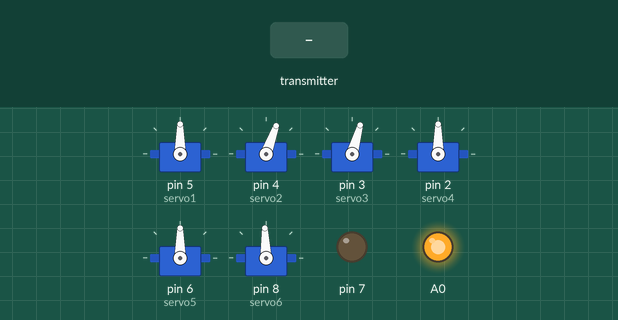
Recording of a sketch running on a simulated Arduino Uno, built for the host (arithmetic inside an expression is 32-bit, double 64-bit). On the bench: 6 × servo, output pins drawn as LEDs (lit = HIGH). The inputs (shaded band) are chosen by the test bench. No radio packets arrive unless stated; what the sketch prints to the serial monitor is not drawn.

Above: at 1.2 s.
1.3 s: the transmitter starts sending Lx = 0
At 4.1 s:
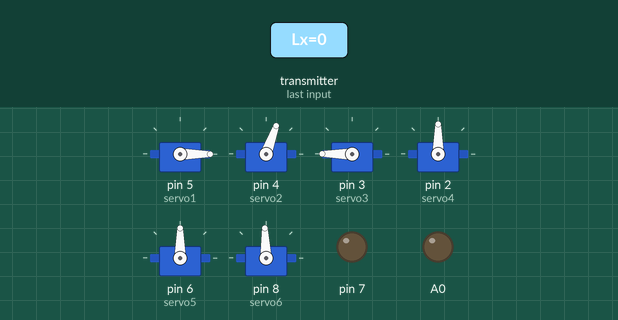
4.3 s: the transmitter starts sending Ly = 0
At 7.1 s:
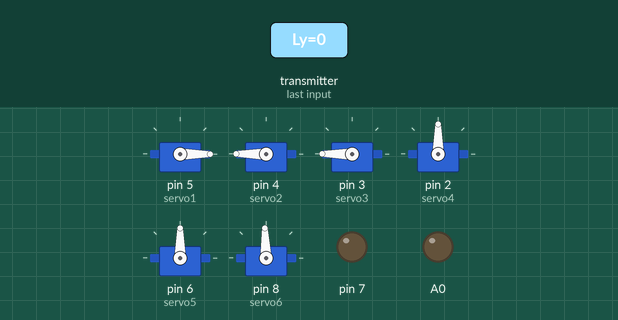
7.3 s: the transmitter starts sending Rx = 0
At 10.0 s:
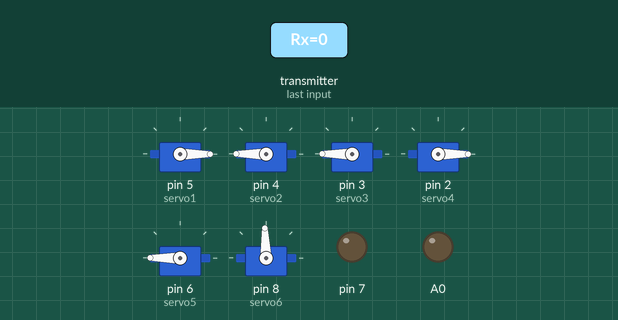
Timing chart, 0 to 11.5 s (numbered marks = the images above; inputs shaded):
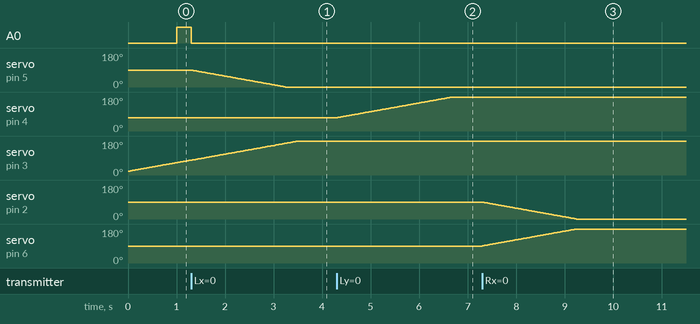

The sketch:

arduino_nano_3.0.ino
```cpp
#include <SPI.h>
#include <nRF24L01.h>
#include <RF24.h>
#include <Servo.h>

Servo servo1;
Servo servo2;
Servo servo3;
Servo servo4;
Servo servo5;
Servo servo6;
int sdelayt=20,delayt=8,mspeed=30000,sswitch=0,ledb=30000,
    switchdff,switchdff2,sswitch2=0
    ,switchdff3,sswitch3=0;//65535max
int pos1=90,pos2=70,pos3=20,pos4=90,pos5=90;
unsigned long time1,time2,time3,time4,time5;
RF24 radio(9, 10);   // nRF24L01 (CE, CSN)PB13,PB12 PB0, PA4
const byte address[6] = "00001";
unsigned long lastReceiveTime = 0;
unsigned long currentTime = 0;
unsigned long addtime;
unsigned long switchtime;
// Max size of this struct is 32 bytes - NRF24L01 buffer limit
struct Data_Package {
  short Lx;
  short Ly;
  short Rx;
  short Ry;
  byte b0;//l1
  byte b1;
  byte b2;
  byte b3;
  byte b4;
  byte b5;
  byte b6;//start
  byte b7;//analog
  byte b8;//select
  byte bA1;//R0
};
Data_Package data; //Create a variable with the above structure
void setup() {
  servo1.attach(5);
  servo2.attach(4);
  servo3.attach(3);
  servo4.attach(2);
  servo5.attach(6);
  servo6.attach(8);

  Serial.begin(115200);
  radio.begin();
  radio.openReadingPipe(0, address);
  radio.setAutoAck(false);
  radio.setDataRate(RF24_250KBPS);
  radio.setPALevel(RF24_PA_LOW);
  radio.startListening(); //  Set the module as receiver
  resetData();

  pinMode(7, OUTPUT);
  pinMode(A0, OUTPUT);

}
void loop() {
  // Check whether there is data to be received
  if (radio.available()) {
    radio.read(&data, sizeof(Data_Package)); // Read the whole data and store it into the 'data' structure
    lastReceiveTime = millis(); // At this moment we have received the data
  }
  // Check whether we keep receving data, or we have a connection between the two modules
  currentTime = millis();

  if ( currentTime - lastReceiveTime > 1000 ) { // If current time is more then 1 second since we have recived the last data, that means we have lost connection
    resetData(); // If connection is lost, reset the data. It prevents unwanted behavior, for example if a drone has a throttle up and we lose connection, it can keep flying unless we reset the values
  Serial.println("COnnection Lost");
  digitalWrite(A0,HIGH);

  }
  else digitalWrite(A0,LOW);


  /*
  // Print the data in the Serial Monitor
  Serial.print("Rx: ");
  Serial.print(data.Rx);
  Serial.print("; Ly: ");
  Serial.print(data.Ry);
  Serial.print("Lx: ");
  Serial.print(data.Lx);
  Serial.print("; Ly: ");
  Serial.print(data.Ly);
  Serial.print("; button3: ");
  Serial.print(data.b3);
    Serial.print("; button5: ");
  Serial.print(data.b5);
 Serial.print("; button8: ");
  Serial.print(data.b8);
 Serial.print("; buttonA1: ");
  Serial.print(data.bA1);
  Serial.print("; b2: ");
  Serial.println(data.b2);
*/
if(data.b0==1)switchdff=1;
if(switchdff==1&&data.b0==0){
  if(sswitch==1)sswitch=0;
  else sswitch=1;
  switchdff=0;
}


if(data.b8==1)switchdff2=1;
if(switchdff2==1&&data.b8==0){
  if(sswitch2==1)sswitch2=0;
  else sswitch2=1;
  switchdff2=0;
}
if(sswitch2==0)digitalWrite(7,LOW);
else digitalWrite(7,HIGH);

if(data.b6==1)switchdff3=1;
if(switchdff3==1&&data.b6==0){
  if(sswitch3==1)sswitch3=0;
  else sswitch3=1;
  switchdff3=0;
}
if(sswitch3==0)servo6.write(92);
else servo6.write(5);

if(sswitch==1){

addtime=millis();

if(data.Lx>=1520){
  if((addtime-time1)>delayt){
  if(pos1<=179)pos1=pos1+1;
  time1=millis();}
  //servo1.write(pos1);
}
if(data.Lx<=1480){
  if((addtime-time1)>delayt){
  if(pos1>=1)pos1=pos1-1;
  time1=millis();}
  //servo1.write(pos1);
}
if(data.Ly>=1520){
  if((addtime-time2)>delayt){
  if(pos2<=179)pos2=pos2+1;
  time2=millis();}
}
if(data.Ly<=1480){
  if((addtime-time2)>delayt){
  if(pos2>=1)pos2=pos2-1;
  time2=millis();}
}
if(data.Ry<=1480){
  if((addtime-time3)>delayt){
  if(pos3<=179)pos3=pos3+1;
  time3=millis();}
}
if(data.Ry>=1520){
  if((addtime-time3)>delayt){
  if(pos3>=1)pos3=pos3-1;
  time3=millis();}
}
if(data.Rx>=1520){
  if((addtime-time4)>delayt){
  if(pos4<=105)pos4=pos4+1;
  time4=millis();}
}
if(data.Rx<=1480){
  if((addtime-time4)>delayt){
  if(pos4>=1)pos4=pos4-1;
  time4=millis();}
}
}

else{

addtime=millis();

if(data.Lx>=1520){
  if((addtime-time1)>sdelayt){
  if(pos1<=179)pos1=pos1+1;
  time1=millis();}
  //servo1.write(pos1);
}
if(data.Lx<=1480){
  if((addtime-time1)>sdelayt){
  if(pos1>=1)pos1=pos1-1;
  time1=millis();}
  //servo1.write(pos1);
}
if(data.Ly>=1520){
  if((addtime-time2)>sdelayt){
  if(pos2>=1)pos2=pos2-1;
  time2=millis();}
}
if(data.Ly<=1480){
  if((addtime-time2)>sdelayt){
  if(pos2<=179)pos2=pos2+1;
  time2=millis();}
}
if(data.Ry<=1480){
  if((addtime-time3)>sdelayt){
  if(pos3<=179)pos3=pos3+1;
  time3=millis();}
}
if(data.Ry>=1520){
  if((addtime-time3)>sdelayt){
  if(pos3>=1)pos3=pos3-1;
  time3=millis();}
}
if(data.Rx>=1520){
  if((addtime-time4)>sdelayt){
  if(pos4<=105)pos4=pos4+1;
  time4=millis();}
}
if(data.Rx<=1480){
  if((addtime-time4)>sdelayt){
  if(pos4>=1)pos4=pos4-1;
  time4=millis();}
}
}

Serial.print(pos1);
Serial.print("  ");
Serial.print(pos2);
Serial.print("  ");
Serial.print(pos3);
Serial.print("  ");
Serial.println(pos4);
//Serial.print("  ");
//Serial.print(pos5);
//Serial.print("  ");
//Serial.println(pos6);

servo1.write(pos1);
servo2.write(pos2);
servo3.write(pos3);
servo4.write(pos4);
servo5.write(180-pos4);
//Serial.println(pos4);

}


//Channel 1 => Roll     => data.Rx
//Channel 2 => pitch    => data.Ry
//Channel 3 => throttle => data.Ly
//Channel 4 => yaw      => data.Lx


void resetData() {
  // Reset the values when there is no radio connection - Set initial default values
  data.Lx = 1500; // Values from 0 to 255. When Joystick is in resting position, the value is in the middle, or 127. We actually map the pot value from 0 to 1023 to 0 to 255 because that's one BYTE value
  data.Ly = 1500;
  data.Rx = 1500;
  data.Ly = 1500;
  data.b0 = 0;
  data.b1 = 0;
  data.b2 = 0;
  data.b3 = 0;
  data.b4 = 0;
  data.b5 = 0;
  data.b6 = 0;
  data.b7 = 0;
  data.b8 = 0;
  data.bA1 = 0;
}
```

Measured:
- after the input at 1.3 s, A0: HIGH → LOW at once; servo on pin 5 (servo1): moves from 90° to 0° over 1.9 s, starting at once
- after the input at 4.3 s, servo on pin 4 (servo2): moves from 70° to 180° over 2.4 s, starting at once
- after the input at 7.3 s, servo on pin 2 (servo4): moves from 90° to 0° over 1.9 s, starting at once; servo on pin 6 (servo5): moves from 90° to 180° over 1.9 s, starting at once
